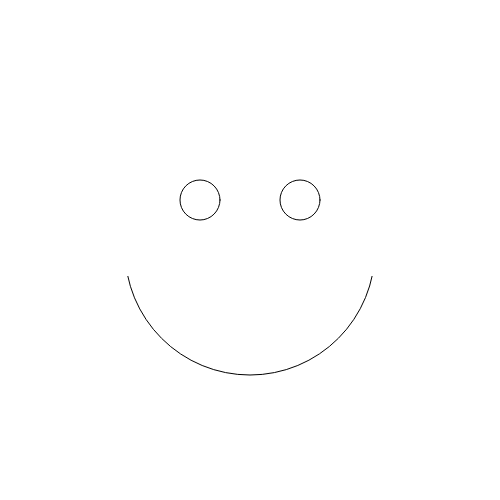
Frame 1 (no input)
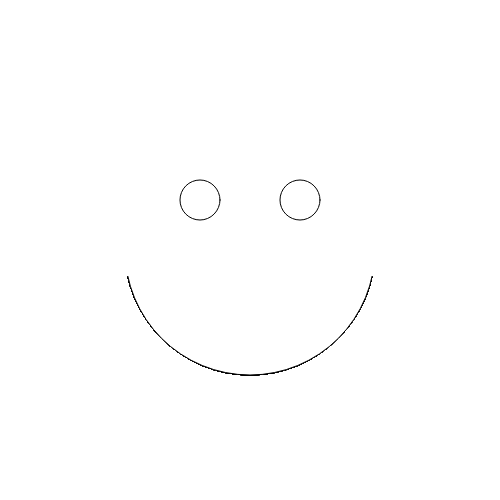
Frame 60 (no input)
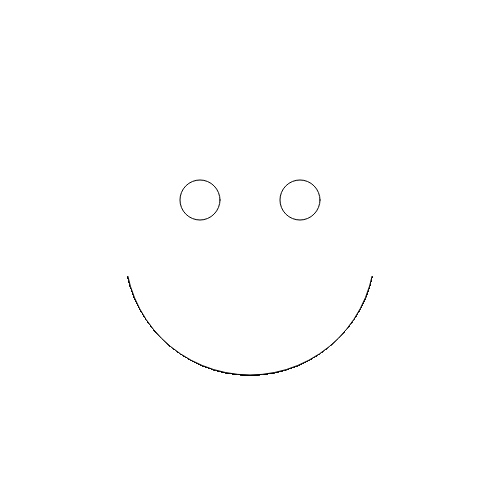
Frame 120 (the mouse pressed at the canvas centre since frame 60)

The p5.js sketch that drew these frames (run headless with seeded random() and noise() and a simulated clock; from frame 60 on, the mouse is pressed at the canvas centre):

// p5.js sketch
// ── sketch.js
function setup() {
  createCanvas(500,500)
}

function draw() {
  ellipse(250,250,250,250)
  strokeWeight(2)
  stroke('white')
  
  rect(125,125,250,150)
  stroke('black')
  strokeWeight(1)
  ellipse(200,200,40,40)
  ellipse(300,200,40,40)
}
